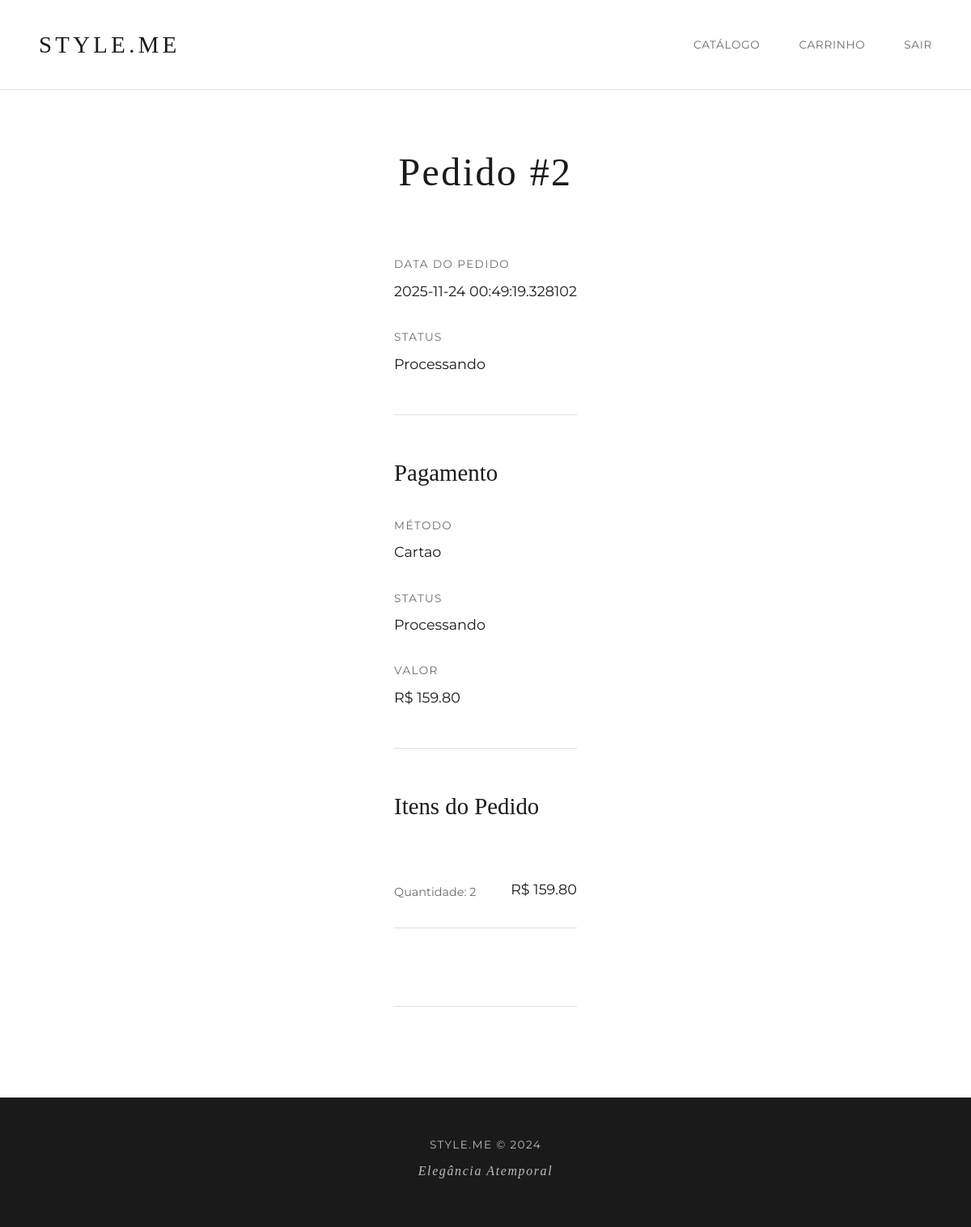
The app's page /pedido/2 (signed in) with its own data.
### app.py (models this page shows)
class Pedido(db.Model):
    __tablename__ = 'pedidos'
    id = db.Column(db.Integer, primary_key=True)
    cliente_id = db.Column(db.Integer, db.ForeignKey('clientes.id'), nullable=False)
    data = db.Column(db.DateTime, default=datetime.utcnow)
    status = db.Column(db.String(20), default='pendente')
    itens = db.relationship('ItemPedido', backref='pedido', lazy=True)
    pagamento = db.relationship('Pagamento', backref='pedido', uselist=False, lazy=True)

class Pagamento(db.Model):
    __tablename__ = 'pagamentos'
    id = db.Column(db.Integer, primary_key=True)
    pedido_id = db.Column(db.Integer, db.ForeignKey('pedidos.id'), nullable=False)
    tipo = db.Column(db.String(50))
    valor = db.Column(db.Numeric(10, 2), nullable=False)
    status = db.Column(db.String(20), default='aguardando')

class ItemPedido(db.Model):
    __tablename__ = 'itens_pedido'
    id = db.Column(db.Integer, primary_key=True)
    pedido_id = db.Column(db.Integer, db.ForeignKey('pedidos.id'), nullable=False)
    produto_id = db.Column(db.Integer, db.ForeignKey('produtos.id'), nullable=False)
    quantidade = db.Column(db.Integer, nullable=False)
    preco_unitario = db.Column(db.Numeric(10, 2), nullable=False)
    produto = db.relationship('Produto', lazy=True)

### app.py (the view)
@app.route('/pedido/<int:id>')
def detalhes_pedido(id):
    if 'cliente_id' not in session:
        flash('Faça login para ver seus pedidos.', 'warning')
        return redirect(url_for('login'))
    pedido = Pedido.query.get_or_404(id)
    if pedido.cliente_id != session['cliente_id']:
        flash('Você não tem permissão para ver este pedido.', 'danger')
        return redirect(url_for('index'))
    pagamento = Pagamento.query.filter_by(pedido_id=id).first()
    itens_do_pedido = ItemPedido.query.filter_by(pedido_id=id).all()
    return render_template('pedido.html', pedido=pedido, pagamento=pagamento, itens_do_pedido=itens_do_pedido)

### templates/pedido.html (shortened to what this page needs)
{% extends 'base.html' %}
{% block content %}
<div class="page-header">
    <h1>Pedido #{{ pedido.id }}</h1>
</div>
<div class="order-container">
    <div class="order-info-section">
        <div class="info-group">
            <span class="info-label">Data do Pedido</span>
            <span class="info-value">{{ pedido.data }}</span>
        </div>
        <div class="info-group">
            <span class="info-label">Status</span>
            <span class="info-value status-{{ pedido.status }}">{{ pedido.status | capitalize }}</span>
        </div>
    </div>
    <div class="order-payment-section">
        <h2>Pagamento</h2>
        <div class="payment-info">
            <div class="info-group">
                <span class="info-label">Método</span>
                <span class="info-value">{{ pagamento.tipo | capitalize }}</span>
            </div>
            <div class="info-group">
                <span class="info-label">Status</span>
                <span class="info-value status-{{ pagamento.status }}">{{ pagamento.status | capitalize }}</span>
            </div>
            <div class="info-group">
                <span class="info-label">Valor</span>
                <span class="info-value price-value">R$ {{ "%.2f"|format(pagamento.valor) }}</span>
            </div>
        </div>
    </div>
    <div class="order-items-section">
        <h2>Itens do Pedido</h2>
        <div class="cart-list">
            {% for item in itens_do_pedido %}
                <div class="cart-item">
                    <div class="cart-item-info">
                        <p class="cart-item-qty">Quantidade: {{ item.quantidade }}</p>
                    </div>
                    <div class="cart-item-price">
                        <p>R$ {{ "%.2f"|format(item.preco_unitario * item.quantidade) }}</p>
                    </div>
                </div>
            {% endfor %}
        </div>
    </div>
</div>
{% endblock %}

### static/style.css (style rules this page uses)
* { margin: 0; padding: 0; box-sizing: border-box; }
:root { --primary-color: #1a1a1a; --secondary-color: #f5f5f5; --accent-color: #8b8b8b; --text-primary: #1a1a1a; --text-secondary: #6b6b6b; --border-color: #e0e0e0; --success-color: #2d7a4f; --error-color: #c53030; }
body { font-family: 'Montserrat', -apple-system, BlinkMacSystemFont, sans-serif; background-color: #ffffff; color: var(--text-primary); line-height: 1.6; min-height: 100vh; display: flex; flex-direction: column; -webkit-font-smoothing: antialiased; }
.page-header { text-align: center; margin-bottom: 4rem; }
.page-header h1 { font-family: 'Cormorant Garamond', serif; font-size: 3rem; font-weight: 300; letter-spacing: 0.05em; }
.price-value { font-size: 1.5rem; font-weight: 400; }
.cart-list { margin-bottom: 3rem; }
.cart-item { display: flex; justify-content: space-between; align-items: center; padding: 2rem 0; border-bottom: 1px solid var(--border-color); }
.cart-item-qty { font-size: 0.9rem; color: var(--text-secondary); }
.cart-item-price p { font-size: 1.1rem; font-weight: 400; }
.order-container { max-width: 900px; margin: 0 auto; }
.order-info-section, .order-payment-section, .order-items-section { margin-bottom: 3rem; padding-bottom: 3rem; border-bottom: 1px solid var(--border-color); }
.order-info-section, .payment-info { display: grid; grid-template-columns: repeat(auto-fit, minmax(200px, 1fr)); gap: 2rem; }
.info-group { display: flex; flex-direction: column; gap: 0.5rem; }
.info-label { font-size: 0.85rem; color: var(--text-secondary); text-transform: uppercase; letter-spacing: 0.1em; }
.info-value { font-size: 1.1rem; font-weight: 400; }
.order-items-section h2, .order-payment-section h2 { font-family: 'Cormorant Garamond', serif; font-size: 1.8rem; font-weight: 300; margin-bottom: 2rem; }

### records on screen
Pedido: id "2", data "2025-11-24 00:49:19.328102", status "Processando"
Pagamento: tipo "Cartao", status "Processando", valor "159.80"
ItemPedido: quantidade "2", item.preco_unitario*item.quantidade "159.80"
